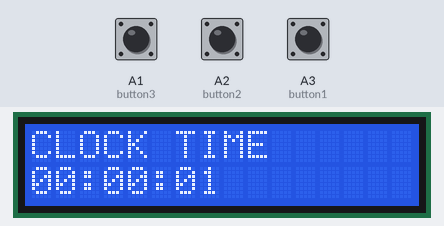
The sketch below on a simulated Arduino Uno, built with avr-gcc and run on an emulated ATmega328P. Parts: 16×2 character LCD. The inputs (shaded band) are chosen by the test bench; at power-on: A1 (button3) HIGH, A2 (button2) HIGH, A3 (button1) HIGH. What the sketch prints to the serial monitor is not drawn.

Above: at 1.6 s.
1.7 s: A1 (button3) pulled LOW for 0.15 s
At 4.5 s:
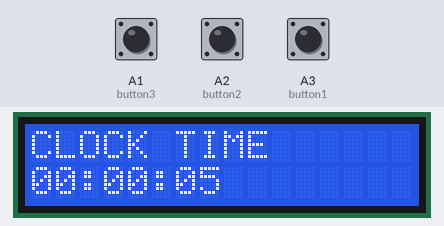
4.8 s: A2 (button2) pulled LOW for 0.15 s
At 5.8 s:
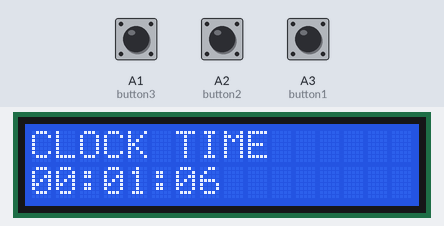
6.5 s: A3 (button1) pulled LOW for 0.15 s
At 7.8 s:
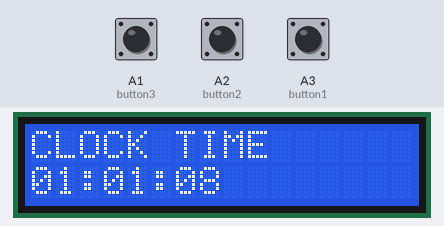
8.5 s: A1 (button3) pulled LOW for 1 s
At 12.4 s:
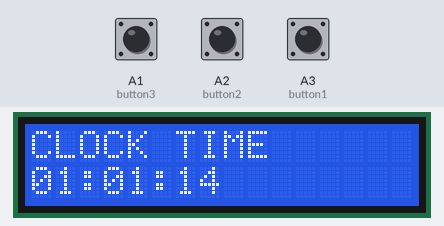
12.5 s: A2 (button2) pulled LOW for 1 s
At 13.8 s:
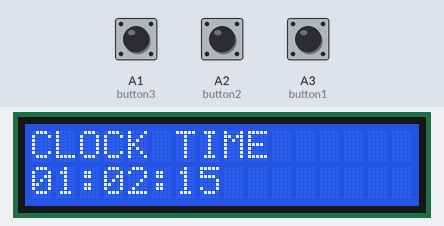
15.0 s: A3 (button1) pulled LOW for 1 s
At 15.8 s:
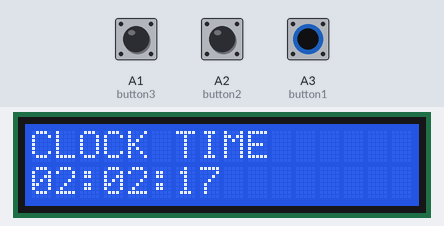
Timing chart, 0 to 18.0 s (numbered marks = the images above; inputs shaded):
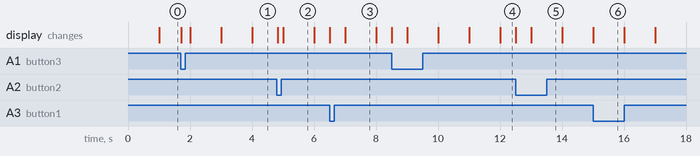

Measured:
- what the display in image 2 shows lasts 1.0 s, from 5.0 s to 6.0 s

The sketch:

clock_jaisa_time_3_button_k_sath.ino
```cpp
#include<LiquidCrystal.h>
const int rs = 12, en = 11, d4 = 5, d5 = 4, d6 = 3, d7 = 2;
LiquidCrystal lcd( rs, en, d4, d5, d6, d7);
int Second = 0;
int Minute = 0;
int Hour = 0;
int setSecond = 0;
int setMinute = 0;
int setHour = 0;
unsigned long previousMillis = 0;
const long interval = 1000;
unsigned long previousMillis1 = 0;
const long interval1 = 25;
int button1 = A3;
int button2 = A2;
int button3 = A1;
int buttonPress1 = 0;
int buttonPress2 = 0;
int buttonPress3 = 0;
void setup() {
  Serial.begin(115200);
  pinMode(button1, INPUT_PULLUP);
  pinMode(button2, INPUT_PULLUP);
  pinMode(button3, INPUT_PULLUP);
  lcd.begin(16, 2);
  lcd.setCursor(0, 0);
  lcd.print("CLOCK TIME");
  myTimecheck();
}
void loop () {
  unsigned long currentMillis = millis();
  if ( currentMillis - previousMillis >= interval)
  {
    previousMillis = currentMillis;
    if (setSecond < 59)
    {
      setSecond += 1;
    }
    else
    {
      setSecond = 0;
      setMinute += 1;
    }
    if (setMinute > 59)
    {
      setMinute = 0;
      setHour += 1;
    }
    if (setHour > 12)
    {
      setHour = 1;
    }

    myTimecheck();
  }
  if ( currentMillis - previousMillis1 >= interval1)
  {
    previousMillis1 = currentMillis;
    myButton1();
    myButton2();
    myButton3();
  }
}
void myButton1() {
  if ( digitalRead(button1) == LOW)
  {
    if ( buttonPress1 == 0 )
    {
      buttonPress1 = 1;
      if ( setHour < 12)
      {
        setHour += 1;
      }
      else
      {
        setHour = 1;
      }
      myTimecheck();
      Serial.println("hour is increase");
    }
  }
  if ( digitalRead(button1) == HIGH)
  {
    if (buttonPress1 == 1)
    {
      buttonPress1 = 0;
    }
  }
}
void myButton2() {
  if ( digitalRead(button2) == LOW)
  {
    if ( buttonPress2 == 0 )
    {
      buttonPress2 = 1;
      if ( setMinute < 59)
      {
        setMinute += 1;
      }
      else
      {
        setMinute = 0;
      }
      myTimecheck();
      Serial.println("minute is increase");
    }
  }
  if ( digitalRead(button2) == HIGH)
  {
    if (buttonPress2 == 1)
    {
      buttonPress2 = 0;
    }
  }
}
void myButton3() {
  if ( digitalRead(button3) == LOW)
  {
    if ( buttonPress3 == 0 )
    {
      buttonPress3 = 1;
      if ( setSecond < 59)
      {
        setSecond += 1;
      }
      else
      {
        setSecond = 0;
      }
      myTimecheck();
      Serial.println("Second is increase");
    }
  }
  if ( digitalRead(button3) == HIGH)
  {
    if (buttonPress3 == 1)
    {
      buttonPress3 = 0;
    }
  }
}
void myTimecheck() {
  lcd.setCursor(0,  1);
  char timeString[9];
  sprintf ( timeString, "%02d:%02d:%02d", setHour, setMinute, setSecond);
  lcd.print(timeString);
}
```
